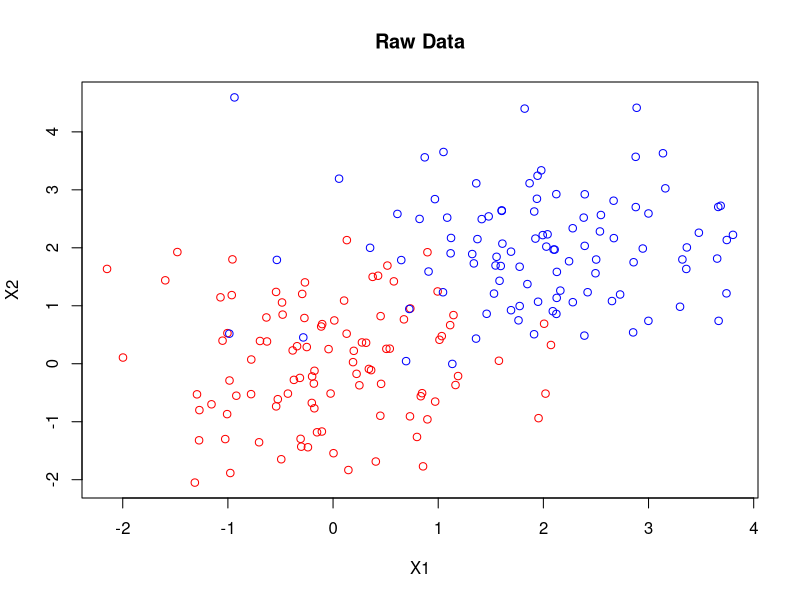
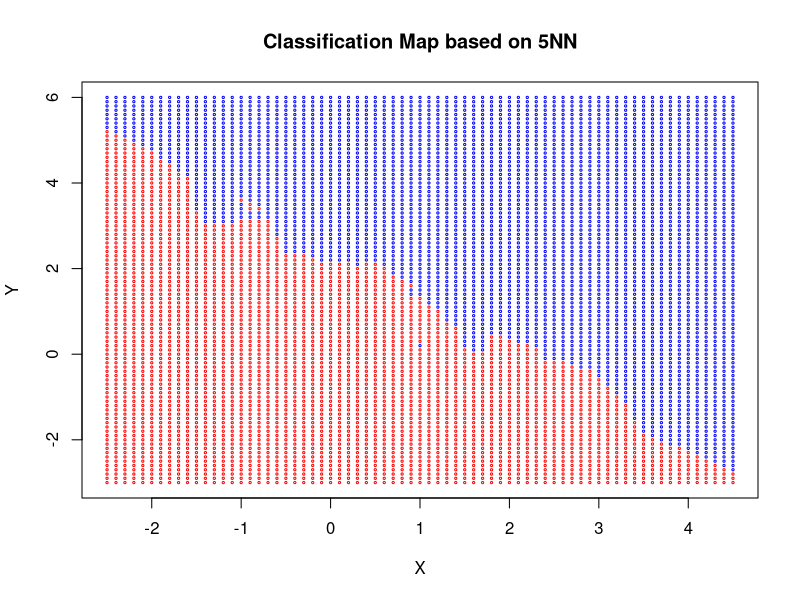
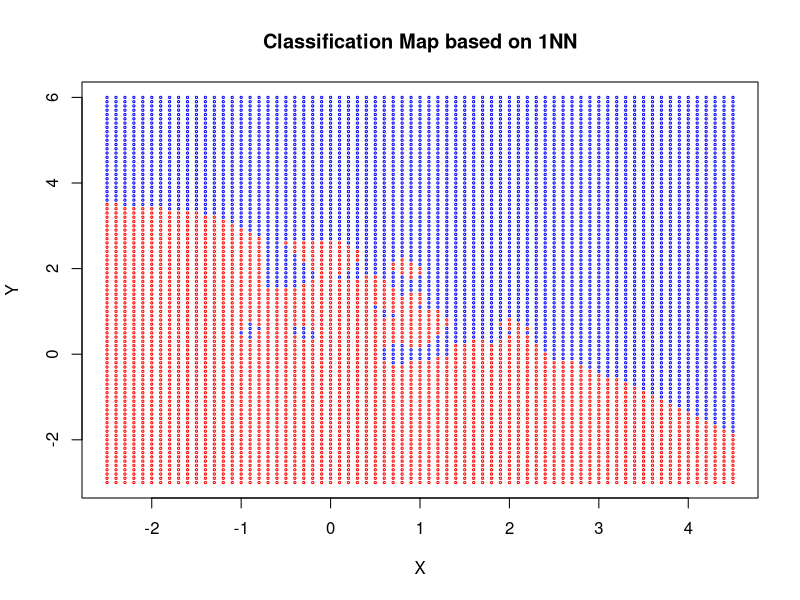
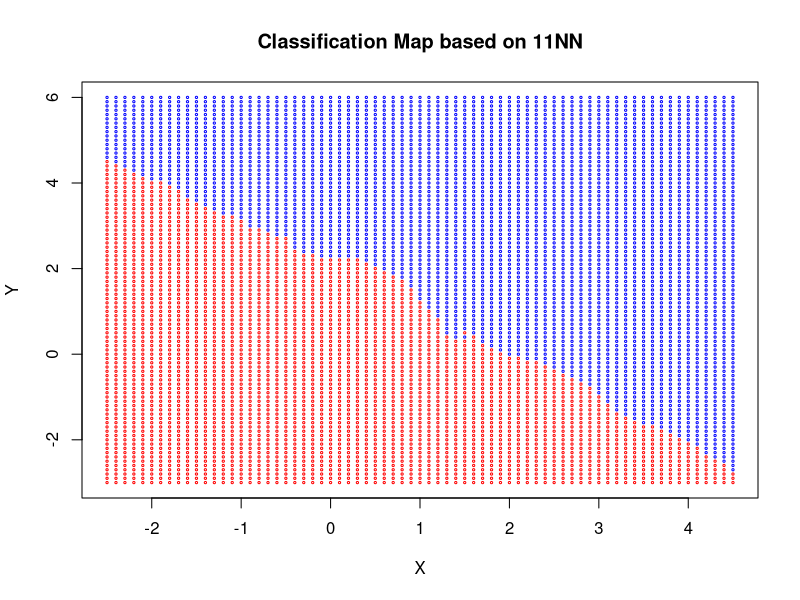

The R script that drew these images, in order:
## Naive KNN implementation

set.seed(12) ## Do this to make a reproducible simulated dataset

simulatedDataGroup1 <- data.frame(X = rnorm(100), Y = rnorm(100)) ## This is the "reds" who are a group of widgits displaying values one
## would expect to see from a bivariate regular normal (mu = 0, sd = 1) between two independent variables.
simulatedDataGroup2 <- data.frame(X = rnorm(100, mean = 2), Y = rnorm(100, mean = 2)) ## This is the "blues" who are a group of widgits
## with a similar distribution but ofset in both variables by 2 up and to the right.

combinedData <- data.frame(matrix(nrow = 200, ncol = 2))                                                                    
combinedData[1:100, ] <- simulatedDataGroup1
combinedData[101:200, ] <- simulatedDataGroup2 ## This is our complete simulated dataset
groupMembership <- c(rep("red", 100), rep("blue", 100)) ## ... and our record of their group membership.

pdf("rawData.pdf") ## To give an idea of what this data actually looks like, I've produced a pdf of the entire simulated dataset.

plot(combinedData, col = groupMembership, main = "Raw Data")

dev.off()

distNeighbours <- function(classifiedData, unclassifiedPoint, p = c(1L, 2L, Inf)) { ## This function takes in all the data we have so far,
  ## a point we are interested in looking at, and a p-norm (input can be any natural number or Inf), and it outputs the distance using that
  ## norm from the unclassified point of interest to every classified point.  Since we calculate these values in our KNN implementation, 
  ## I believe this has less-than-ideal computational complexity, so I have labelled this a naive implementation.  It is still "fast 
  ## enough" for the datasets we consider (the ~6400 iterations of it in each nested loop using 200 data points takes about 6 seconds).
  di <- classifiedData
  for (i in 1:length(unclassifiedPoint)) { ## This produces the absolute differences in all dimensions of our point from every other point.
    di[ , i] <- abs(classifiedData[ , i]-unclassifiedPoint[i])
  }
  if (is.finite(p)) { ## If p is a natural number (not the infinity norm)...
    exponentiated <- di^p
    distance <- rowSums(exponentiated)
    distance <- distance^(1/p) ## Then do sum(row^p)^(1/p) (the p-norm), if p=2 this is often called the l2 or Euclidean norm, if p=1 this
    ## is the l1 or taxicab norm.
  }
  else if (is.infinite(p)) { ## If p is Inf (infinity)...
    distance <- apply(di, 1, max) ## Then do max(row), which is the p-norm as p -> +infinity, thus we've implemented every p-norm in this
    ## function, we could have implemented other distance measures as well, but I think these are the most common numeric vector norms, and
    ## also the most relevant for my purposes.
  }
  else { ## And for the indecisive...
    exponentiated <- di^2
    distance <- sqrt(rowSums(exponentiated)) ## We have the l2 or Euclidean norm as a default, but...
    warning("No or unknown distance measure given, defaulting to p=2/euclidean norm.") ## we better warn them of their indecision.
  }
  distance
}

kNN <- function(classifiedData, classification, unclassifiedPoint, k, p = 2) { ## And our piece de resistance, the KNN algorithm
  distances <- distNeighbours(classifiedData, unclassifiedPoint, p) ## Once we have the distances to every point
  kthneighbour <- sort(distances)[k] ## Find the distance to the kth closest point
  kNN <- classification[distances <= kthneighbour] ## And find out which group all the points at most that distance away are
  conclusion <- table(kNN)/k ## Collect the votes (each of those neighbours gets a vote as to what a given point is based on what they 
  ## are) and make the values into proportions
  list(results = conclusion, k = k, p = p) ## And return results, including some information on how we collected the results
}

XInt <- seq(-2.5, 4.5, by = 0.1) ## Choose some x and y values that span the data to use to map how this would classify areas of the space
YInt <- seq(-3, 6, by = 0.1)

colMatrix5 <- matrix(nrow = length(YInt), ncol = length(XInt))

for (j in 1:length(XInt)) { ## This loop only works for odd numbers because it doesn't have a case in order to handle a tie, that is very
  ## easy to fix, but why bother since there are so many odd numbers we can choose from (unless we wish to make this a function, which
  ## considering the number of times we use it in this script, might be a worthwhile activity!).
  for (i in 1:length(YInt)) {
    NN5 <- kNN(combinedData, 
               groupMembership, 
               c(XInt[j], YInt[i]), 
               k = 5, ## We are considering the five nearest neighbours in this version.
               p = 2)
    colMatrix5[i, j] <- names(NN5$results[NN5$results == max(NN5$results)])
  }
}

rm(NN5, i, j)

Xwhich <- rep(NA_integer_, length(colMatrix5))

for (i in ((1:length(XInt))-1)) {
  Xwhich[(1+i*length(YInt)):(length(YInt)+i*length(YInt))] <- (i+1)
}

pointLocations <- data.frame(X = XInt[Xwhich], Y = rep(YInt, length(XInt))) ## The coordinates of all the points we found the 'majority
## vote' for in our nested loop.
coloursPoints5 <- c(colMatrix5) ## The 'majority votes' converted to a vector

pdf("fiveNearestNeighbours.pdf", height = 9, width = 7) ## Let's look at the results as a plot.

plot(pointLocations, col = coloursPoints5, cex = 0.3, main = "Classification Map based on 5NN")

dev.off()

colMatrix1 <- matrix(nrow = length(YInt), ncol = length(XInt))

for (j in 1:length(XInt)) { ## Same comment as previous loop
  for (i in 1:length(YInt)) {
    NN1 <- kNN(combinedData, 
               groupMembership, 
               c(XInt[j], YInt[i]), 
               k = 1, 
               p = 2)
    colMatrix1[i, j] <- names(NN1$results[NN1$results == max(NN1$results)])
  }
}

rm(NN1, i, j)

coloursPoints1 <- c(colMatrix1)

pdf("nearestNeighbour.pdf", height = 9, width = 7)

plot(pointLocations, col = coloursPoints1, cex = 0.3, main = "Classification Map based on 1NN")

dev.off()

colMatrix11 <- matrix(nrow = length(YInt), ncol = length(XInt))

for (j in 1:length(XInt)) { ## Same comment as previous loop
  for (i in 1:length(YInt)) {
    NN11 <- kNN(combinedData, 
               groupMembership, 
               c(XInt[j], YInt[i]), 
               k = 11, 
               p = 2)
    colMatrix11[i, j] <- names(NN11$results[NN11$results == max(NN11$results)])
  }
}

rm(NN11, i, j)

coloursPoints11 <- c(colMatrix11)

pdf("elevenNearestNeighbours.pdf", height = 9, width = 7)

plot(pointLocations, col = coloursPoints11, cex = 0.3, main = "Classification Map based on 11NN")

dev.off()
